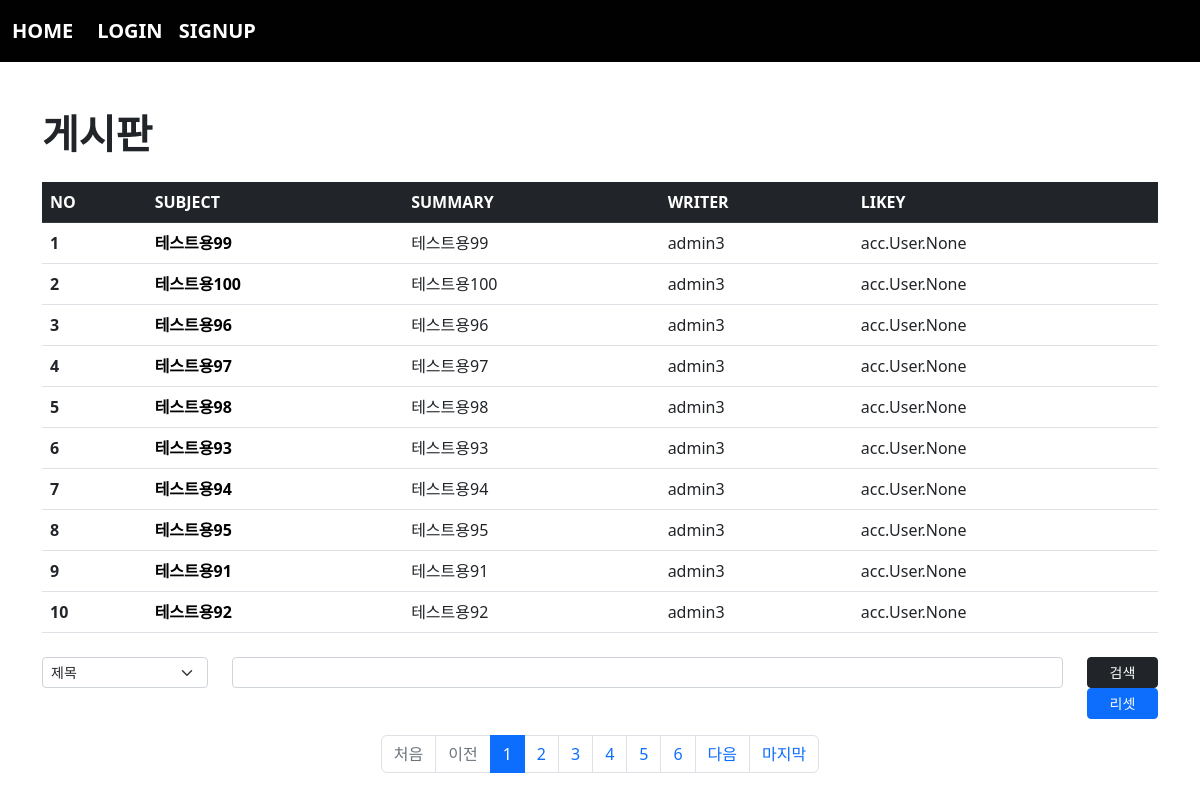
The app's page /board/index/ with its own data.
### board/models.py (models this page shows, shortened)
class Board(models.Model):
    subject = models.CharField(max_length=100)
    writer = models.ForeignKey(User, on_delete=models.CASCADE, related_name="writer")
    content = models.TextField()
    pubdate = models.DateTimeField()
    likey = models.ManyToManyField(User, blank=True, related_name="likely")

### acc/models.py (models this page shows, shortened)
class User(AbstractUser):
    comment = models.TextField()
    point = models.IntegerField(default=0)
    pic = models.ImageField(upload_to="user/%y/%m")

### board/views.py (the view)
# urls.py: path("index/", views.index, name="index"),
def index(request):
    page = request.GET.get("page", 1)
    kw = request.GET.get("kw", "")
    cate = request.GET.get("cate", "")
    if kw:
        if cate == "sub":
            bset = Board.objects.filter(subject__startswith = kw)
        elif cate == "wri" :
            try:
                from acc.models import User
                u = User.objects.get(username=kw)
                bset = Board.objects.filter(writer= u)
            except:
                bset = Board.objects.none()
        elif cate == "con" :
            bset = Board.objects.filter(content__contains= kw)
        else:
            bset = Board.objects.none()
    else:
        bset = Board.objects.all()
    pag = Paginator(bset.order_by("-pubdate"), 10)
    obj = pag.get_page(page)
    context = {
        "bset" : obj,
        "kw" : kw,
        "cate" : cate,
    }
    return render(request, "board/index.html", context)

### templates/board/index.html (shortened to what this page needs)
{% extends 'base.html' %}
{% block con %}
    {% load mathfilters %}
    <h1><b>게시판</b></h1>
    <table class="table table-hover mt-4">
        <thead>
            <tr class="table-dark">
                <th scope="col">NO</th>
                <th scope="col">SUBJECT</th>
                <th scope="col">SUMMARY</th>
                <th scope="col">WRITER</th>
                <th scope="col">LIKEY</th>
            </tr>
        </thead>
        <tbody>
            {% if bset %}
                {% for i in bset %}
                    <tr>
                        <th scope="row">{{forloop.counter}}</th>
                        <td><a class="sub" href="{% url 'board:detail' i.id %}">{{i.subject}}</a></td>
                        <td>{{i.content|truncatewords:10}}</td>
                        <td>{{i.writer}}</td>
                        <td>{{i.likey}}</td>
                    </tr>
                {% endfor %}
            {% endif %}
        </tbody>
    </table>
    <form>
        <div class="row mt-4 mb-3">
            <div class="col-sm-2">
                <select name="cate" class="form-select form-select-sm">
                    <option value="sub" {% if cate == "sub" %} selected {% endif %}>제목</option>
                </select>
            </div>
            <div class="col-sm-9">
                <input type="text" name="kw" class="form-control form-control-sm" value="{{kw}}">
            </div>
            <div class="col-sm-1">
                <button class="btn btn-dark btn-sm" style="width:100%">검색</button>
                <a class="btn btn-primary btn-sm" href="{% url 'board:index' %}" style="width:100%">리셋</a>
            </div>
        </div>
    </form>
    <nav aria-label="Page navigation example">
        <ul class="pagination justify-content-center">
            {% if bset.has_previous %}
                <li class="page-item">
                    <a href="{% url 'board:index' %}?page=1&cate={{cate}}&kw={{kw}}" class="page-link">처음</a>
                </li>
                <li class="page-item">
                    <a href="{% url 'board:index' %}?page={{bset.previous_page_number}}&cate={{cate}}&kw={{kw}}" class="page-link">이전</a>
                </li>
            {% else %}
                <li class="page-item disabled">
                    <a class="page-link">처음</a>
                </li>
                <li class="page-item disabled">
                    <a class="page-link">이전</a>
                </li>
            {% endif %}
            {% for i in bset.paginator.page_range %}
                {% if i >= bset.number|sub:4 and i <= bset.number|add:5 %}
                    <li class="page-item {% if i == bset.number %} active {% endif %}"><a class="page-link" href="{% url 'board:index' %}?page={{i}}&cate={{cate}}&kw={{kw}}">{{i}}</a></li>
                {% endif %}
            {% endfor %}
            {% if bset.has_next %}
            <li class="page-item">
                <a href="{% url 'board:index' %}?page={{bset.next_page_number}}&cate={{cate}}&kw={{kw}}" class="page-link">다음</a>
            </li>
            <li class="page-item">
                <a href="{% url 'board:index' %}?page={{bset.paginator.num_pages}}&cate={{cate}}&kw={{kw}}" class="page-link">마지막</a>
            </li>
            {% endif %}
        </ul>
    </nav>
{% endblock %}

### templates/board/index.html (style rules this page uses)
.sub { text-decoration: none; color:black; font-weight: bold; }

### records on screen
Board: subject "테스트용99", content "테스트용99", writer "admin3", likey "acc.User.None"
Board: subject "테스트용100", content "테스트용100", writer "admin3", likey "acc.User.None"
Board: subject "테스트용96", content "테스트용96", writer "admin3", likey "acc.User.None"
Board: subject "테스트용97", content "테스트용97", writer "admin3", likey "acc.User.None"
Board: subject "테스트용98", content "테스트용98", writer "admin3", likey "acc.User.None"
Board: subject "테스트용93", content "테스트용93", writer "admin3", likey "acc.User.None"
Board: subject "테스트용94", content "테스트용94", writer "admin3", likey "acc.User.None"
Board: subject "테스트용95", content "테스트용95", writer "admin3", likey "acc.User.None"
Board: subject "테스트용91", content "테스트용91", writer "admin3", likey "acc.User.None"
Board: subject "테스트용92", content "테스트용92", writer "admin3", likey "acc.User.None"

### other values on screen
{{ i }} "1" "2" "3" "4" "5" "6"
